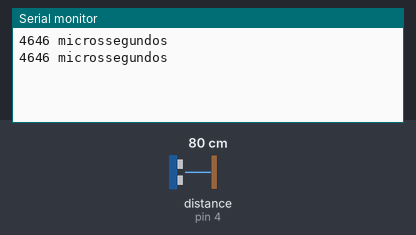
Simulated run of this sketch. Board: Arduino Mega 2560, built with avr-gcc and run on an emulated ATmega2560. Parts: the last lines printed to the serial monitor. Wiring (inferred from the names in the program): ultrasonic range finder: trigger pin 3; echo pin 4. The test bench sets the inputs (shaded band); at power-on: distance to the obstacle (sensor on pin 4) 80 cm. The echo pulse lasts 58.3 µs per cm.

Above: at 1.8 s.
1.9 s: distance to the obstacle (sensor on pin 4) set to 2 cm
At 2.6 s:
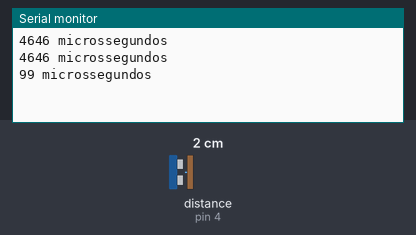
3.4 s: distance to the obstacle (sensor on pin 4) set to 4 cm
At 4.8 s:
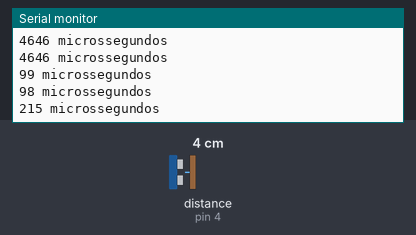
Timing chart, 0 to 6.4 s (numbered marks = the images above; inputs shaded):
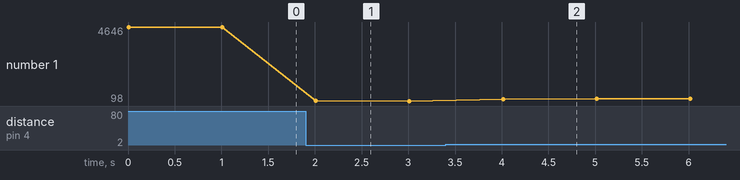

The sketch:

RP2-b_Ultrassons-tempo.ino
```cpp
/**
 * @ex - Mod.3b - RP2-b
 * @brief - Registe o tempo entre a emissão e a receção do feixe ultrassonoro
 * @date - 06/12
 * @author - Afonso & Natanael
 * @state - OK
 */

/**
  * LIGAÇÕES: @Arduino 'Mega 2560'
  * 5V -> USB
  * GND -> breadboard
  * Pin 3 -> Sensor ultrassons, Trig
  * Pin 4 -> Sensor ultrassons, Echo
  *
  * @Sensor ultrassons 'HC-SR04'
  * VCC -> 5V
  * GND -> GND
  * Trig -> Arduino, Pin 3
  * Echo -> Arduino, Pin 4
  */

const int PIN_TRIG = 3;
const int PIN_ECHO = 4;

void setup() {
  Serial.begin (9600);

  pinMode(PIN_TRIG, OUTPUT);
  pinMode(PIN_ECHO, INPUT);

  digitalWrite(PIN_TRIG, LOW);
  delayMicroseconds(2);
}

void loop() {
  long duration;

  digitalWrite(PIN_TRIG, HIGH);
  delayMicroseconds(10);
  digitalWrite(PIN_TRIG, LOW);

  duration = pulseIn(PIN_ECHO, HIGH);

  Serial.print(duration);
  Serial.println(" microssegundos");
  delay(1000);

  // Largura de 1 folha A4: aprox. 600 microssegundos
}
```

Measured:
- after the input at 1.9 s, the serial monitor: prints a new line after 0.11 s (image 1)
- after the input at 3.4 s, the serial monitor: prints a new line after 0.61 s (image 2)
- plotted number 1: 4646 → 98 after the input at 1.9 s, 98 → 235 after the input at 3.4 s
